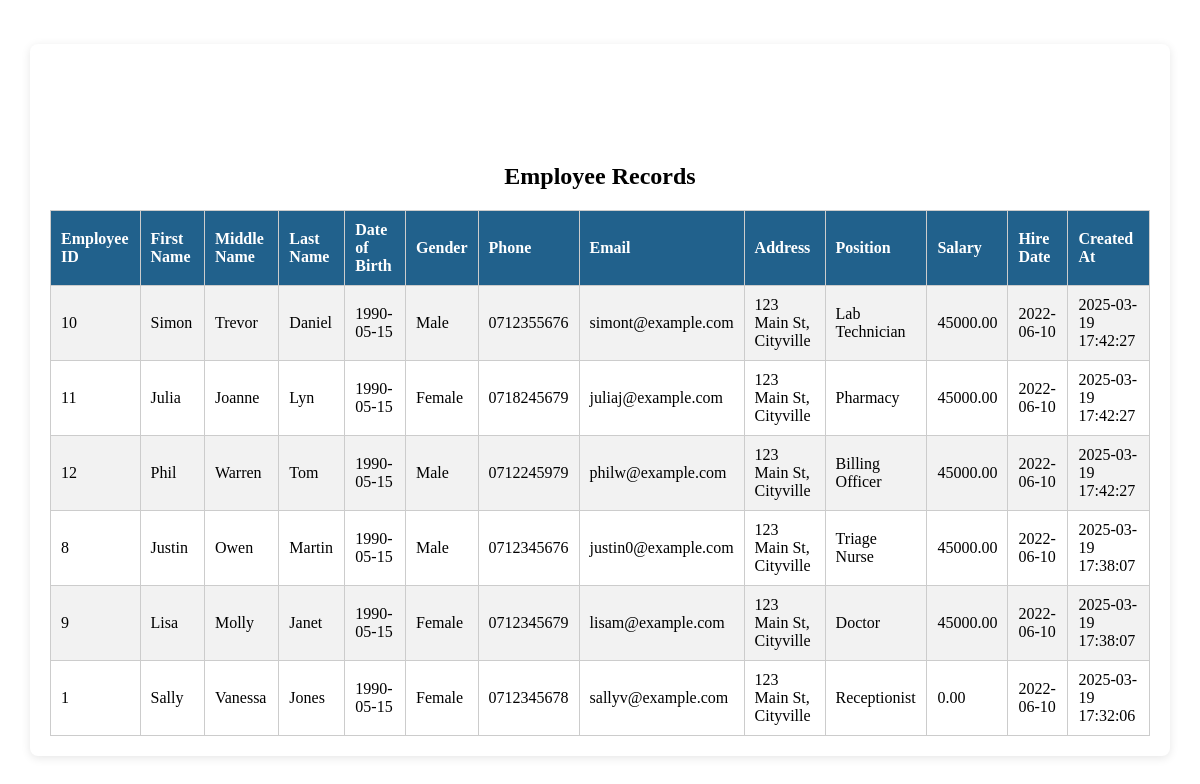
/ADMIN/hr.php, run on the app's committed database.
### tables this page shows
CREATE TABLE `human_resource` (
  `EmployeeID` int(11) NOT NULL,
  `FirstName` varchar(50) NOT NULL,
  `MiddleName` varchar(50) NOT NULL,
  `LastName` varchar(50) NOT NULL,
  `DateOfBirth` date NOT NULL,
  `Gender` enum('Male','Female','Other') NOT NULL,
  `PhoneNumber` varchar(20) NOT NULL,
  `Email` varchar(100) NOT NULL,
  `Address` text NOT NULL,
  `Position` varchar(100) NOT NULL,
  `Salary` decimal(10,2) NOT NULL,
  `HireDate` date NOT NULL,
  `CreatedAt` timestamp NOT NULL DEFAULT current_timestamp()
);

### ADMIN/hr.php (the view, shortened to what this page needs)
<!DOCTYPE html>
<html lang="en">
<head>
</head>
<body>
    <div class="table-container">
        <h2 style="text-align: center;">Employee Records</h2>
        <?php
        $servername = "localhost";
        $username = "root";
        $password = "";
        $dbname = "jamii-hms";
        $conn = new mysqli($servername, $username, $password, $dbname);
        $sql = "SELECT EmployeeID, FirstName, MiddleName, LastName, DateOfBirth, Gender, PhoneNumber, Email, Address, Position, Salary, HireDate, CreatedAt FROM human_resource ORDER BY CreatedAt DESC";
        $result = $conn->query($sql);
        if ($result->num_rows > 0) {
            echo "<table>";
            echo "<tr>
                    <th>Employee ID</th>
                    <th>First Name</th>
                    <th>Middle Name</th>
                    <th>Last Name</th>
                    <th>Date of Birth</th>
                    <th>Gender</th>
                    <th>Phone</th>
                    <th>Email</th>
                    <th>Address</th>
                    <th>Position</th>
                    <th>Salary</th>
                    <th>Hire Date</th>
                    <th>Created At</th>
                </tr>";
            while ($row = $result->fetch_assoc()) {
                echo "<tr>";
                echo "<td>" . htmlspecialchars($row['EmployeeID']) . "</td>";
                echo "<td>" . htmlspecialchars($row['FirstName']) . "</td>";
                echo "<td>" . htmlspecialchars($row['MiddleName']) . "</td>";
                echo "<td>" . htmlspecialchars($row['LastName']) . "</td>";
                echo "<td>" . htmlspecialchars($row['DateOfBirth']) . "</td>";
                echo "<td>" . htmlspecialchars($row['Gender']) . "</td>";
                echo "<td>" . htmlspecialchars($row['PhoneNumber']) . "</td>";
                echo "<td>" . htmlspecialchars($row['Email']) . "</td>";
                echo "<td>" . htmlspecialchars($row['Address']) . "</td>";
                echo "<td>" . htmlspecialchars($row['Position']) . "</td>";
                echo "<td>" . htmlspecialchars($row['Salary']) . "</td>";
                echo "<td>" . htmlspecialchars($row['HireDate']) . "</td>";
                echo "<td>" . htmlspecialchars($row['CreatedAt']) . "</td>";
                echo "</tr>";
            }
            echo "</table>";
        } else {
            echo "<p style='text-align: center; color: gray;'>No employee records found.</p>";
        }
        ?>
    </div>
</body>
</html>

### ADMIN/hr.php (style rules this page uses)
body { display: flex; justify-content: center; align-items: center; height: 100vh; margin: 0; background-color: white; }
.table-container { max-width: 1100px; margin: 0 auto; background-color: #ffffff; padding: 20px; border-radius: 8px; box-shadow: 0 2px 10px rgba(0, 0, 0, 0.1); padding-top: 100px; }
table { width: 100%; border-collapse: collapse; margin-top: 20px; }
table, th, td { border: 1px solid #ccc; }
th, td { padding: 10px; text-align: left; }
th { background-color: #21618c; color: #fff; }
tr:nth-child(even) { background-color: #f2f2f2; }

### data on the page
human_resource: EmployeeID "10", FirstName "Simon", MiddleName "Trevor", LastName "Daniel", DateOfBirth "1990-05-15", Gender "Male", PhoneNumber "0712355676", Email "simont@example.com", Address "123 Main St, Cityville", Position "Lab Technician", Salary "45000.00", HireDate "2022-06-10", CreatedAt "2025-03-19 17:42:27"
human_resource: EmployeeID "11", FirstName "Julia", MiddleName "Joanne", LastName "Lyn", DateOfBirth "1990-05-15", Gender "Female", PhoneNumber "0718245679", Email "juliaj@example.com", Address "123 Main St, Cityville", Position "Pharmacy", Salary "45000.00", HireDate "2022-06-10", CreatedAt "2025-03-19 17:42:27"
human_resource: EmployeeID "12", FirstName "Phil", MiddleName "Warren", LastName "Tom", DateOfBirth "1990-05-15", Gender "Male", PhoneNumber "0712245979", Email "philw@example.com", Address "123 Main St, Cityville", Position "Billing Officer", Salary "45000.00", HireDate "2022-06-10", CreatedAt "2025-03-19 17:42:27"
human_resource: EmployeeID "8", FirstName "Justin", MiddleName "Owen", LastName "Martin", DateOfBirth "1990-05-15", Gender "Male", PhoneNumber "0712345676", Email "justin0@example.com", Address "123 Main St, Cityville", Position "Triage Nurse", Salary "45000.00", HireDate "2022-06-10", CreatedAt "2025-03-19 17:38:07"
human_resource: EmployeeID "9", FirstName "Lisa", MiddleName "Molly", LastName "Janet", DateOfBirth "1990-05-15", Gender "Female", PhoneNumber "0712345679", Email "lisam@example.com", Address "123 Main St, Cityville", Position "Doctor", Salary "45000.00", HireDate "2022-06-10", CreatedAt "2025-03-19 17:38:07"
human_resource: EmployeeID "1", FirstName "Sally", MiddleName "Vanessa", LastName "Jones", DateOfBirth "1990-05-15", Gender "Female", PhoneNumber "0712345678", Email "sallyv@example.com", Address "123 Main St, Cityville", Position "Receptionist", Salary "0.00", HireDate "2022-06-10", CreatedAt "2025-03-19 17:32:06"
